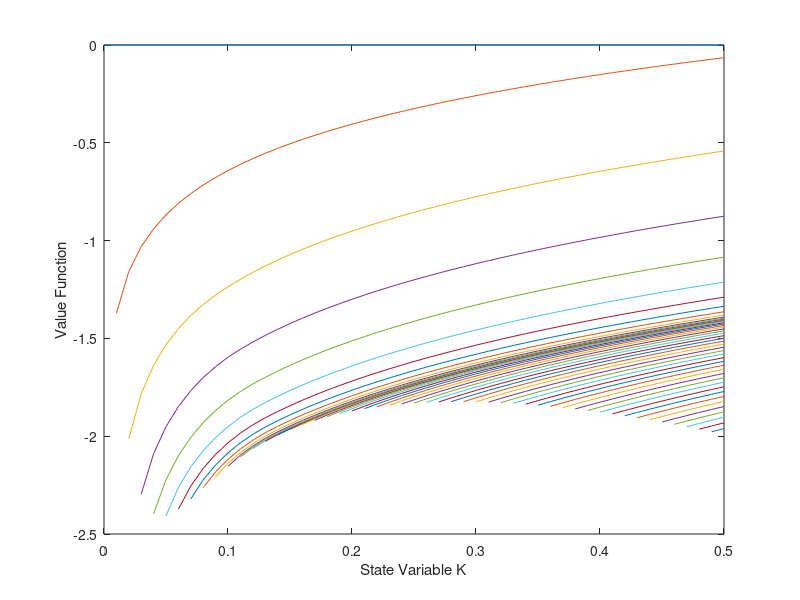
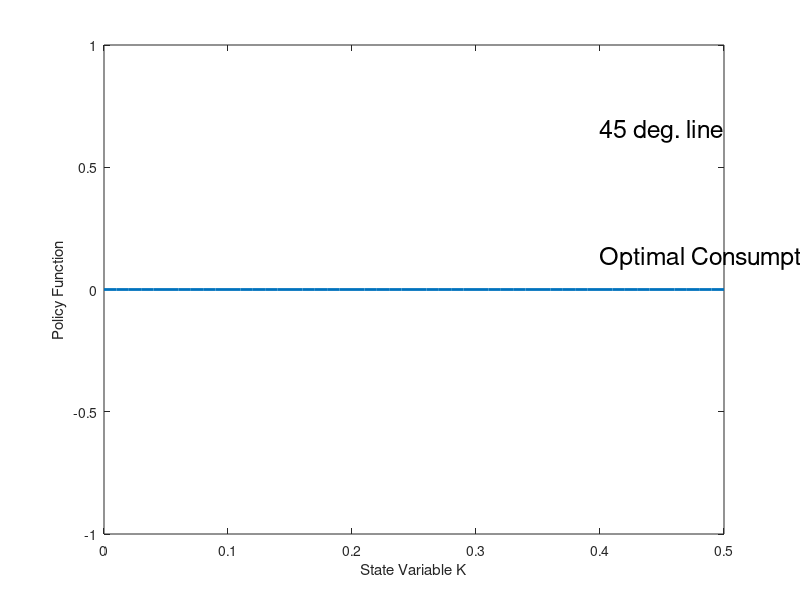

These charts were generated, in order, by the following MATLAB code:
%% Control + 4 - run selected code
% Macro PS 3
% Content: 
	% Value function iteration (recursive formulation)

% My Solution
    
clear
MaxIter=100;
alpha = 0.3; 
beta=0.6;
sig_res = 0.25; 
K=0:0.01:0.5;            % grid over captial stock
[rk,dimK]=size(K);
V=zeros(dimK,MaxIter); % initialize the value function matrix


for iter=1:MaxIter    % iteration of the Bellman equation
   iter;               % displays iteration number
   aux=zeros(dimK,dimK)+NaN; % matrix of all possible values of consumption
                             % initialize this to missing values.
                             % When taking the max, the missings are not
                             % taken into account.
   for ik=1:dimK           % loop over all state variable K
       for ik2=1:(ik-1)    % loop over all control variable K'
           aux(ik,ik2)=log(K(ik)^alpha + sig_res*K(ik) - K(ik2)) + beta*V(ik2,iter);
       end
   end  % Note: these two loops do not fill in entirely the aux matrix
        % The size of cake next period has to be lower than the current one.
   V(:,iter+1)=max(aux,[],2);  % take the max value over vij ignoring
                             % the missing values
end

[Val,Ind]=max(aux,[],2);
optK=K(Ind);
optK=optK+Val*0;
% optC=K'-optK';
% find the index of next period cake which
% maximizes the utility
% Tomorrow’s optimal cake size
% optimal consumption
figure(1)
plot(K,V);
xlabel('State Variable K');
ylabel('Value Function');
% plot optimal consumption rule as a function of cake size
figure(2)
plot(K,K(Ind),'LineWidth',2)        % plot graph
xlabel('State Variable K');
ylabel('Policy Function');

text(0.4,0.65,'45 deg. line','FontSize',18)   % add text to the graph
text(0.4,0.13,'Optimal Consumption','FontSize',18)





% Example
    
% clear
% MaxIter=90;
% beta=0.9;
% K=0:0.01:1;            % grid over cake size
% [rk,dimK]=size(K);
% V=zeros(dimK,MaxIter); % initialize the value function matrix
% for iter=1:MaxIter    % iteration of the Bellman equation
%    iter;               % displays iteration number
%    aux=zeros(dimK,dimK)+NaN; % matrix of all possible values of consumption
%                              % initialize this to missing values.
%                              % When taking the max, the missings are not
%                              % taken into account.
%    for ik=1:dimK           % loop over all size of cake at beginning of period
%        for ik2=1:(ik-1)    % loop over all size of cake at end of period
%            aux(ik,ik2)=log(K(ik)-K(ik2))+beta*V(ik2,iter);
%        end
%    end  % Note: these two loops do not fill in entirely the aux matrix
%         % The size of cake next period has to be lower than the current one.
%    V(:,iter+1)=max(aux,[],2);  % take the max value over vij ignoring
%                              % the missing values
% end
% [Val,Ind]=max(aux,[],2);
% optK=K(Ind);
% optK=optK+Val*0;
% optC=K'-optK';
% % find the index of next period cake which
% % maximizes the utility
% % Tomorrow’s optimal cake size
% % optimal consumption
% figure(1)
% plot(K,V);
% xlabel('Size of Cake');
% ylabel('Value Function');
% % plot optimal consumption rule as a function of cake size
% figure(2)
% plot(K,[optC K'],'LineWidth',2)        % plot graph
% xlabel('Size of Cake');
% ylabel('Optimal Consumption');
% text(0.4,0.65,'45 deg. line','FontSize',18)   % add text to the graph
% text(0.4,0.13,'Optimal Consumption','FontSize',18)

